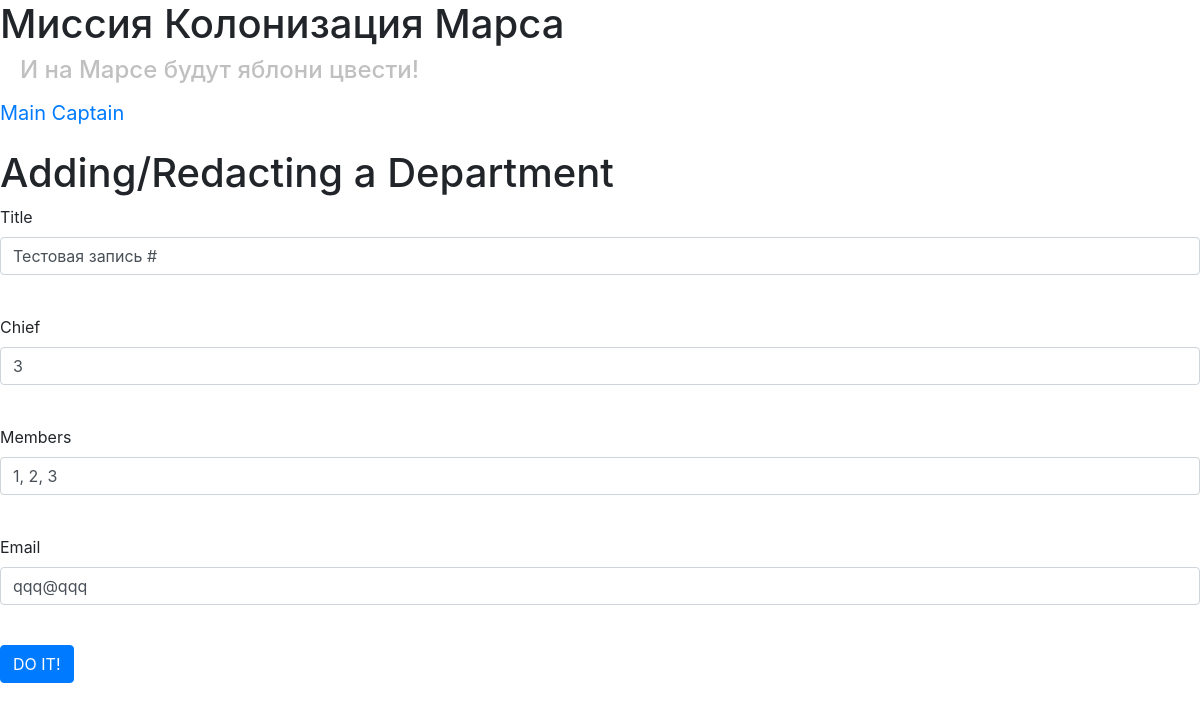
The page /department/2 (signed in) on the database its author committed.
### data/users.py (models this page shows, shortened)
class User(SqlAlchemyBase, UserMixin, SerializerMixin):
    __tablename__ = 'users'
    id = sqlalchemy.Column(sqlalchemy.Integer,
                           primary_key=True, autoincrement=True)
    email = sqlalchemy.Column(sqlalchemy.String,
                              index=True, unique=True, nullable=True)
    surname = sqlalchemy.Column(sqlalchemy.String, nullable=True)
    name = sqlalchemy.Column(sqlalchemy.String, nullable=True)
    about = sqlalchemy.Column(sqlalchemy.String, nullable=True)
    age = sqlalchemy.Column(sqlalchemy.Integer, nullable=True)
    position = sqlalchemy.Column(sqlalchemy.String, nullable=True)
    speciality = sqlalchemy.Column(sqlalchemy.String, nullable=True)
    address = sqlalchemy.Column(sqlalchemy.String, nullable=True)
    hashed_password = sqlalchemy.Column(sqlalchemy.String, nullable=True)
    created_date = sqlalchemy.Column(sqlalchemy.DateTime,
                                     default=datetime.datetime.now)
    city_from = sqlalchemy.Column(sqlalchemy.String, nullable=True)
    news = orm.relation("News", back_populates='user')

### data/departments.py (models this page shows)
class Department(SqlAlchemyBase, SerializerMixin):
    __tablename__ = 'departments'
    id = sqlalchemy.Column(sqlalchemy.Integer,
                           primary_key=True, autoincrement=True)
    author = sqlalchemy.Column(sqlalchemy.Integer, sqlalchemy.ForeignKey("users.id"))
    title = sqlalchemy.Column(sqlalchemy.String)
    chef = sqlalchemy.Column(sqlalchemy.Integer)
    members = sqlalchemy.Column(sqlalchemy.String)
    email = sqlalchemy.Column(sqlalchemy.String)
    user = orm.relation('User')

### main.py (the view, shortened to what this page needs)
@app.route('/department/<int:id>', methods=['GET', 'POST'])
@login_required
def edit_department(id):
    form = DepartmentForm()
    if request.method == "GET":
        session = create_session()
        deps = session.query(Department).all()
        a = False
        for i in range(len(deps)):
            lead = session.query(User).get(deps[i].chef)
            if deps[i].id == id and deps[i].user == current_user or\
                    deps[i].id == id and current_user.id == 1 or\
                deps[i].id == id and lead and lead.id == current_user.id:
                form.title.data = deps[i].title
                form.chef.data = deps[i].chef
                form.members.data = deps[i].members
                form.email.data = deps[i].email
                a = True
                break
        if not a:
            abort(404)
    return render_template('department.html', title='Редактирование департамента', form=form)

### main.py
class DepartmentForm(FlaskForm):
    title = StringField("Title", validators=[DataRequired()])
    chef = IntegerField('Chief', validators=[DataRequired()])
    members = StringField("Members", validators=[DataRequired()])
    email = StringField("Email", validators=[DataRequired()])
    submit = SubmitField('DO IT!')

### data/db_session.py (called while the page is built)
def create_session() -> Session:
    global __factory
    return __factory()

### main.py (called while the page is built)
@login_manager.user_loader
def load_user(user_id):
    session = create_session()
    return session.query(User).get(user_id)

### templates/department.html (shortened to what this page needs)
{% extends "base.html" %}
{% block content %}
<h1>Adding/Redacting a Department</h1>
<form action="" method="post">
    <p>
        {{ form.title.label }}<br>
        {{ form.title(class="form-control") }}<br>
    </p>
    <p>
        {{ form.chef.label }}<br>
        {{ form.chef(class="form-control") }}<br>
    </p>
    <p>
        {{ form.members.label }}<br>
        {{ form.members(class="form-control") }}<br>
    </p>
    <p>
        {{ form.email.label }}<br>
        {{ form.email(class="form-control") }}<br>
    </p>
    <p>{{ form.submit(type="submit", class="btn btn-primary") }}</p>
</form>
{% endblock %}

### templates/base.html (shortened to what this page needs)
<!DOCTYPE html>
<html lang="ru">
<head>
    <link rel="stylesheet"
          href="https://stackpath.bootstrapcdn.com/bootstrap/4.4.1/css/bootstrap.min.css"
>
    <link rel="stylesheet" type="text/css" href="/static/css/2.css"/>
</head>
<body>
<h1>Миссия Колонизация Марса</h1>
<h4>И на Марсе будут яблони цвести!</h4>
<nav>
    {% if current_user.is_authenticated %}
    <p>
        <a class="navbar-brand" href="/logout">{{ current_user.name}} {{ current_user.surname}}</a>
    </p>
    {% else %}
        <p>
            <a class="btn btn-primary " href="/register">Register</a>
            <a class="btn btn-success" href="/login">Log in</a>
        </p>
    {% endif %}
</nav>
{% block content %}
{% endblock %}
</body>
</html>

### static/css/2.css (style rules this page uses)
h4 { padding-left: 20px; color: #c0c0c0 }

### rows shown on the page
User: name "Main", surname "Captain"
Department: title "Тестовая запись #", chef "3", members "1, 2, 3", email "qqq@qqq"
